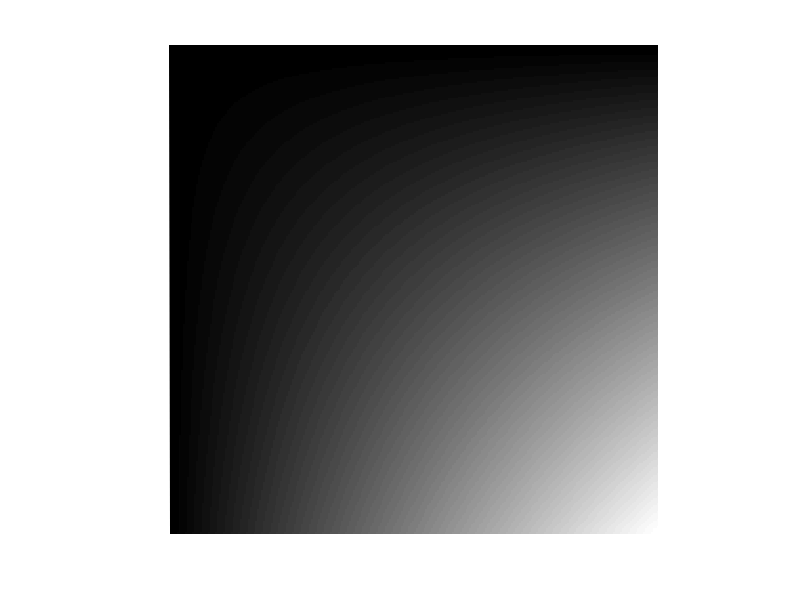
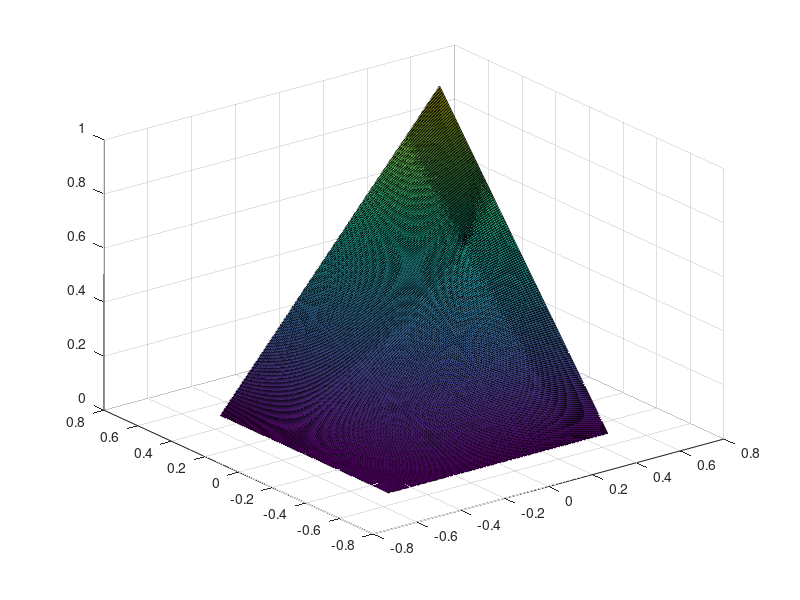

These charts were generated, in order, by the following MATLAB code: (Note: this script raises an error after producing the figures.)
%% Reconstruction of 3D radial vibe data
clear all; close all; clc; clear classes;

addpath(genpath('./utils'));
addpath(genpath('../../gpuNUFFT'));

%% Data parameters
N=256;

[x,y] = meshgrid(linspace(-0.5,0.5,N),linspace(-0.5,0.5,N));
v = linspace(0,1,N);
v = v'*v;
figure,imshow(v);
figure,surf(x,y,v);

k = [col(x)'; col(y)'];
w = col(ones(size(v)));
%%

disp('Generate NUFFT Operator without coil sensitivities');
osf = 2; wg = 3; sw = 10;
imwidth = N;
FT = gpuNUFFT(k',w,osf,wg,sw,[N,N],[],false,false,false);

%% Forward and adjoint transform
tic
test = FT*(v);
timeFT = toc;
disp(['Time forward: ', num2str(timeFT), ' s']);
tic
img_comb = (FT'*(test));
timeFTH = toc;
disp(['Time adjoint: ', num2str(timeFTH), ' s']);

% Display
figure;
subplot(1,2,1); imshow(abs(img_comb(:,:)),[]); title('Regridding');
subplot(1,2,2); imshow(abs(v(:,:)),[]); title('orig');

%%
figure, plot(abs(img_comb(6,:)))

%% fft referenz
ref_k = fft2(v);
ref_img = ifftshift(ifft2(reshape(ifftshift(test),[N N])));
figure, imshow(abs(ref_img),[])
figure, plot(abs(ref_img(6,:)))
